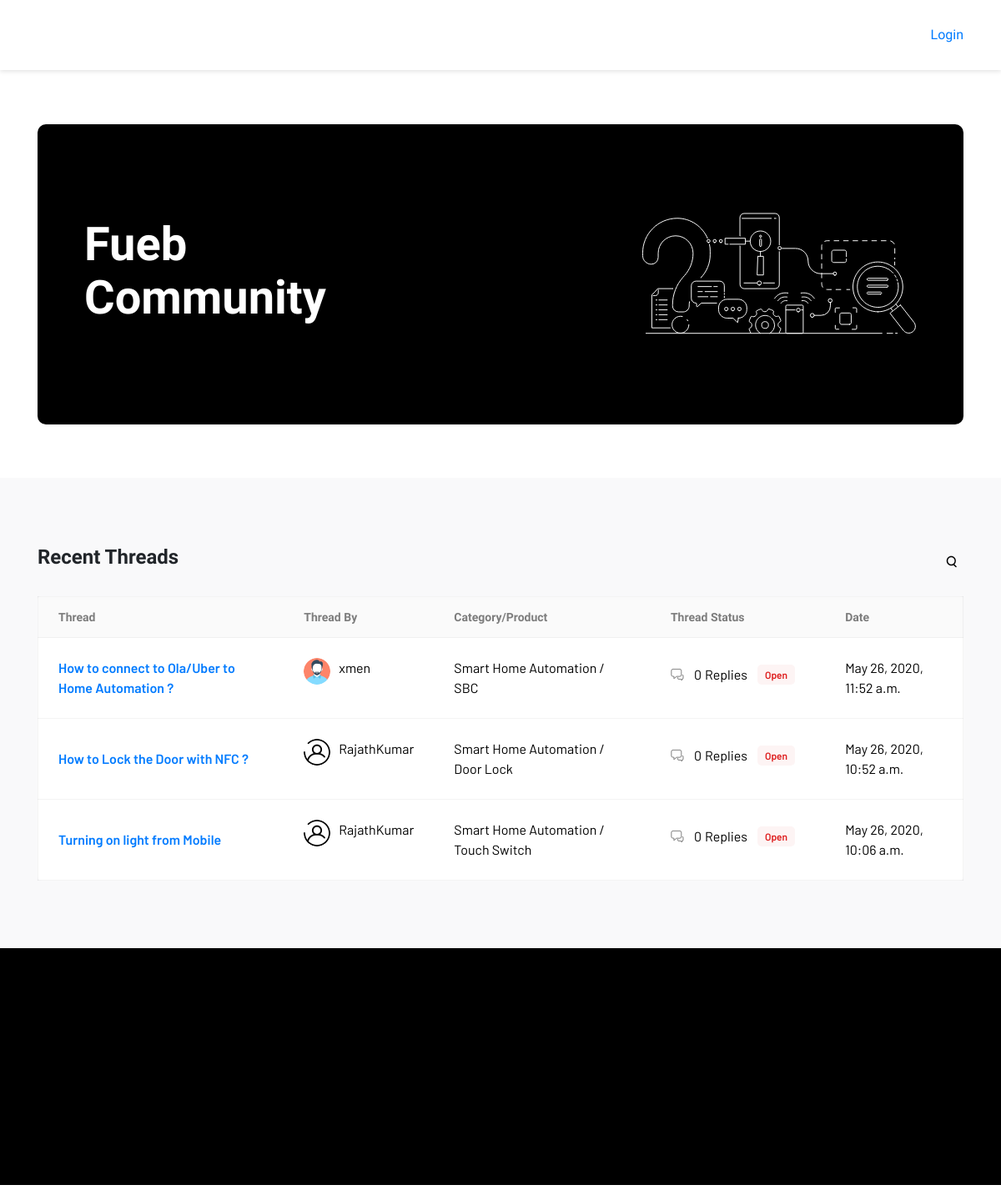
The app's page /, older data.
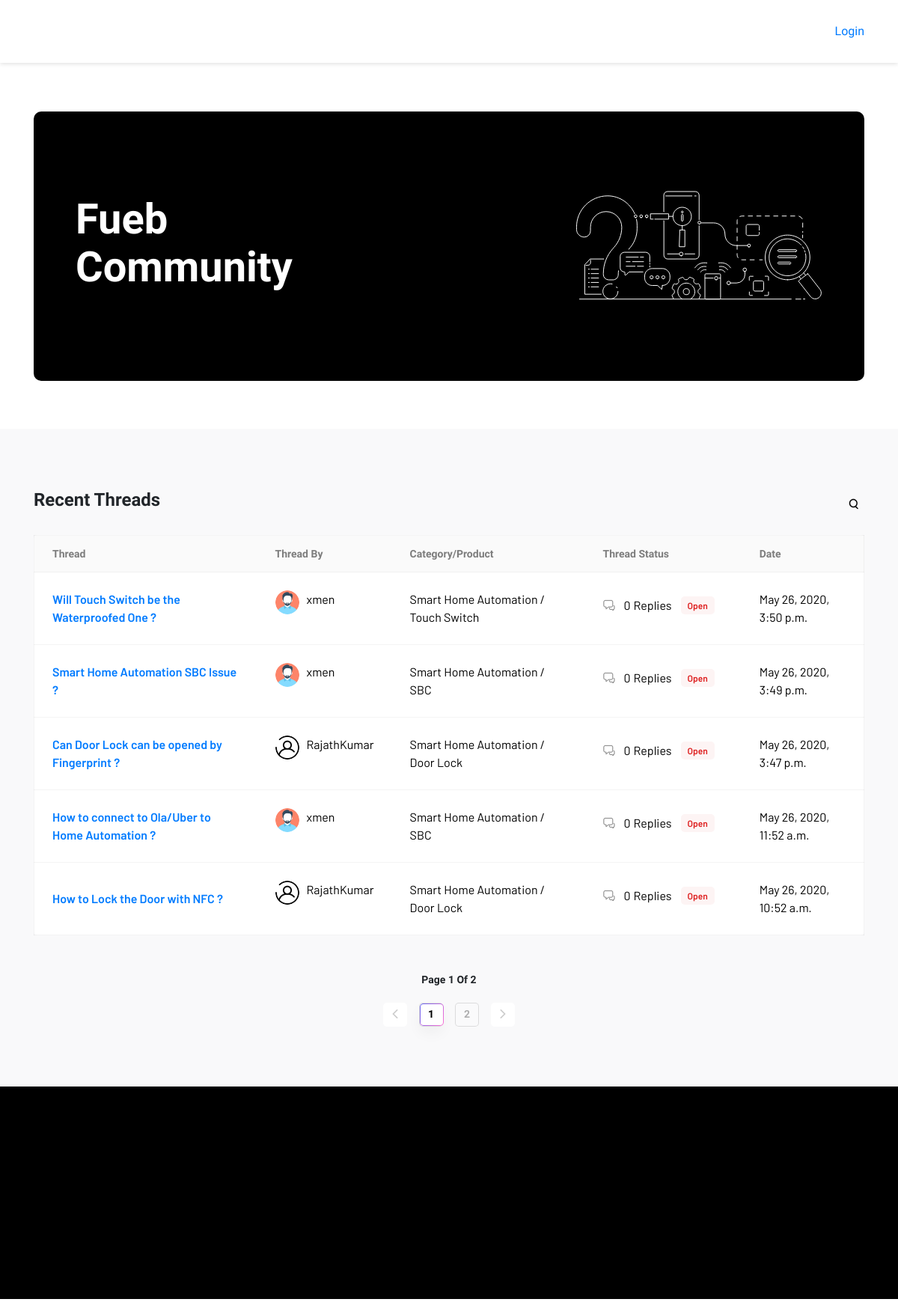
The same page, newer data.
### community/models.py (models this page shows)
class allthread(models.Model):
    thread_id = models.AutoField(primary_key=True)
    category = models.CharField(max_length=255,blank=True)
    product = models.CharField(max_length=255,blank=True)
    topic = models.CharField(max_length=255,blank=True)
    content = models.CharField(max_length=500,blank=True)
    thread_by = models.ForeignKey(User, on_delete=models.CASCADE)
    replies = models.IntegerField(default=0,blank=True)
    thread_status = models.BooleanField(default=False)
    dateandtime = models.DateTimeField(auto_now=True,blank=True)
    solved = models.BooleanField(default=False)
    likes = models.IntegerField(default=0)
    shares = models.IntegerField(default=0)

class User(AbstractUser):
    GENDER = (
        (None, _('Select Your Gender')),
        ('Male', _('Male')),
        ('Female', _('Female')),
    )
    cover = models.ImageField(upload_to='profileimages/', blank=True)
    mobile = models.CharField(max_length=255, default="0000000000")
    gender = models.CharField(max_length=7, choices=GENDER, blank=True)
    city = models.CharField(max_length=30, blank=True)
    zip = models.CharField(max_length=10, blank=True)
    nationality = CountryField(null=True)
    dob = models.DateField(default=datetime.date.today)

### community/views.py (the view, shortened to what this page needs)
# urls.py: path('', views.index, name='index'),
def index(request):
    all_entries = allthread.objects.all().order_by('-dateandtime')
    paginator = Paginator(all_entries, 5)
    page = request.GET.get('page')
    all_entries = paginator.get_page(page)
    return render(request, 'community/forum-landing.html', {'all_entries': all_entries})

### community/templates/community/forum-landing.html (shortened to what this page needs)
{% extends "community/base.html" %}
{% load static %}
{% block content %}
      <section class="section-forum-bnnr">
        <div class="container">
          <div class="row">
            <div class="col-12">
              <div class="forum-bnner">
                <h2 class="forum-bnner__heading">Fueb Community</h2>
                <div class="forum-bnner__img" style="background-image: url({% static 'community/assets/images/forum/forum-landing-bnner.svg' %})"></div>
              </div>
            </div>
          </div>
        </div>
      </section>
      <section class="section-thread bg-grey section-padding5">
        <div class="container">
          <div class="d-flex justify-content-between mb-4">
            <h3 class="table-heading">Recent Threads</h3>
            <div class="d-flex align-items-center">
              <div class="search-box">
                <input class="inpt-search" type="search" name="search" placeholder="Search..."/><img class="open-search" src="{% static "community/assets/icons/icon-Search.svg" %}" alt="icon-Search"/>
              </div>
            </div>
          </div>
          <div class="row">
            <div class="col-12">
              <table class="table-thread">
                <thead class="table-header">
                  <tr>
                    <th>Thread</th>
                    <th>Thread By</th>
                    <th>Category/Product</th>
                    <th>Thread Status</th>
                    <th>Date</th>
                  </tr>
                </thead>
                <tbody class="table-body">
                  {% if all_entries %}
                  {% for entries in all_entries %}
                  <tr>
                    <td><a href="{% url 'forum_thread' entries.thread_id %}">{{ entries.topic }}</a></td>
                    <td class="thrd-by">
                      {% if entries.thread_by.cover.url is not None %}
                        <img src="{{ entries.thread_by.cover.url }}" width="48" height="48" alt="profile-img"/>
                        <span>{{ entries.thread_by.first_name }}{{ entries.thread_by.last_name }}</span></td>
                      {% else %}
                        <img src="{% static "community/assets/images/profile-imgi.png" %}" width="48" height="48" alt="profile-img"/>
                        <span>{{ entries.thread_by }}</span></td>
                      {% endif %}
                    <td> {{ entries.category }} / {{ entries.product }}</td>
                    <td class="thrd-status"><img src="{% static "community/assets/icons/Comment-Icon.svg" %}" alt="icon-comment"/><span class="thrd-status__num">{{ entries.replies }}</span><span>Replies </span>
                      {% if entries.solved %}
                       <span class="thrdStat thrdStat--solved">
                       Solved
                       </span>
                       {% else %}
                       <span class="thrdStat thrdStat--open">
                       Open
                      </span>
                       {% endif %}
                    </td>
                    <td class="thrd-date">{{ entries.dateandtime }}</td>
                  </tr>
                  {% endfor %}
                  {% endif %}
                </tbody>
              </table>
            </div>
            <div class="col-12">
              {% if all_entries.paginator.num_pages > 1 %}
              <nav class="table-pagination">
                <h4>Page <span class="pagi-current-num">1 </span> Of <span class="pagi-total-num">{{ all_entries.paginator.num_pages }}</span></h4>
                <ul class="pagination">
                  {% if all_entries.has_previous %}
                  <li class="pagination-item"><a class="page-link pagi-arrow pagi-arrow--left" href="?page={{ all_entries.previous_page_number }}"></a></li>
                  {% else %}
                  <li class="pagination-item disabled"><a class="page-link pagi-arrow pagi-arrow--left disabled"></a></li>
                  {% endif %}
                  {% for i in all_entries.paginator.page_range %}
                  {% if all_entries.number == i %}
                    <li class="pagination-item"><a class="page-link active" href="?page={{ i }}">{{ i }}</a></li>
                  {% else %}
                    <li class="pagination-item"><a class="page-link" href="?page={{ i }}">{{ i }}</a></li>
                  {% endif %}
                {% endfor %}
                  {% if all_entries.has_next %}
                  <li class="pagination-item"><a class="page-link pagi-arrow pagi-arrow--right" href="?page={{ all_entries.next_page_number }}"></a></li>
                  {% else %}
                  <li class="pagination-item disabled"><a class="page-link pagi-arrow pagi-arrow--right"></a></li>
                  {% endif %}
                </ul>
               </nav>
              {% endif %}
            </div>
          </div>
        </div>
      </section>
{% endblock %}

### community/templates/community/base.html (shortened to what this page needs)
{% load static %}
<!DOCTYPE js>
<html>
    <head>
      <link rel="stylesheet" href="https://maxcdn.bootstrapcdn.com/bootstrap/4.4.1/css/bootstrap.min.css"/>
    <link href="{% static 'community/css/app.css' %}" rel="stylesheet">
  </head>
  <body>
    <main class="js-forum-page js-home-page">
      <header class="fb-header fb-header--white bg-animations">
        <nav>
          <div class="container">
            <div class="row">
              <div class="col-12">
                <ul class="d-flex align-items-center justify-content-between">
                  <li class="d-md-flex align-items-center d-none">
                    <nav>
                      <ul class="fb-mainnav fb-mainnav--black align-items-center d-sm-flex">
                      </ul>
                    </nav>
                  </li>
                  {% if user.is_authenticated %}
                  <li class="profile-menu"><a class="fb-nav-link" href="javascript:void(0)">
                      {% if user.cover.url is not None %}
                      <div class="d-flex align-items-center"><img src="{{ user.cover.url }}" width="32" height="32" /><span class="member-name">{{ user.first_name }} {{ user.last_name }}</span><img class="arrow-menu active" src="{% static 'community/assets/images/forum/arrow.svg' %}"/></div></a>
                      {% else %}
                      <div class="d-flex align-items-center"><img src="{% static 'community/assets/images/profile-imgi.png' %} " width="32" height="32"/><span class="member-name">{{ user.first_name }} {{ user.last_name }}</span><img class="arrow-menu active" src="{% static 'community/assets/images/forum/arrow.svg' %}"/></div></a>
                      {% endif %}
                    <div class="profile-menu__dropdown">
                      <ul>
                        <li>
                          <div class="d-flex align-items-center"><img class="mr-3" src="{% static 'community/assets/images/forum/profile.svg' %}"/><a class="profile-menu__item" href="{% url 'profile' %}">My Account</a></div>
                        </li>
                        <li>
                          <div class="d-flex align-items-center"><img class="mr-3" src="{% static 'community/assets/images/forum/info.svg' %}"/><a class="profile-menu__item" href="{% url 'faq' %}">Help</a></div>
                        </li>
                        <li>
                          <div class="d-flex align-items-center"><img class="mr-3" src="{% static 'community/assets/images/forum/settings.svg' %}"/><a class="profile-menu__item" href="{% url 'profile_settings' %}">Settings</a></div>
                        </li>
                        <li>
                          <div class="d-flex align-items-center"><img class="mr-3" src="{% static 'community/assets/images/forum/logout.svg' %}"/><a class="profile-menu__item" href="{% url 'logout' %}">Signout</a></div>
                        </li>
                      </ul>
                    </div>
                  </li>
                  {% else %}
                  <li><a class="fb-nav-link" href="{% url 'login' %}">Login</a></li>
                  {% endif %}
                </ul>
              </div>
            </div>
          </div>
        </nav>
      </header>
      {% block content %}
      {% endblock %}
      <footer class="fub-footer bg-animations bg-animationsfooter dark-section bg-black" id="forum-footer">
        <div class="container">
          <div class="row footer-nav-info">
          </div>
        </div>
      </footer>
    </main>
  <script type="text/javascript" src="{% static "community/js/app.js" %}"></script><script type="text/javascript" src="{% static "community/js/vendor.js" %}"></script></body>
</html>

Row changes from the older to the newer data that the page shows:
no longer on this page (row unchanged): allthread: topic "Turning on light from Mobile", thread_by.cover (placeholder picture), thread_by.first_name "Rajath", thread_by.last_name "Kumar", category "Smart Home Automation", product "Touch Switch", replies "0", solved "Open", dateandtime "May 26, 2020, 10:06 a.m."
added allthread: topic "Will Touch Switch be the Waterproofed One ?", thread_by "xmen", category "Smart Home Automation", product "Touch Switch", replies "0", solved "Open", dateandtime "May 26, 2020, 3:50 p.m."
added allthread: topic "Smart Home Automation SBC Issue ?", thread_by "xmen", category "Smart Home Automation", product "SBC", replies "0", solved "Open", dateandtime "May 26, 2020, 3:49 p.m."
added allthread: topic "Can Door Lock can be opened by Fingerprint ?", thread_by.cover (placeholder picture), thread_by.first_name "Rajath", thread_by.last_name "Kumar", category "Smart Home Automation", product "Door Lock", replies "0", solved "Open", dateandtime "May 26, 2020, 3:47 p.m."
Text that changed along with them:
{{ all_entries.paginator.num_pages }}: (not shown) → "2"
text now shown: "Page 1 Of"
new list line: "1"
new list line: "2"
